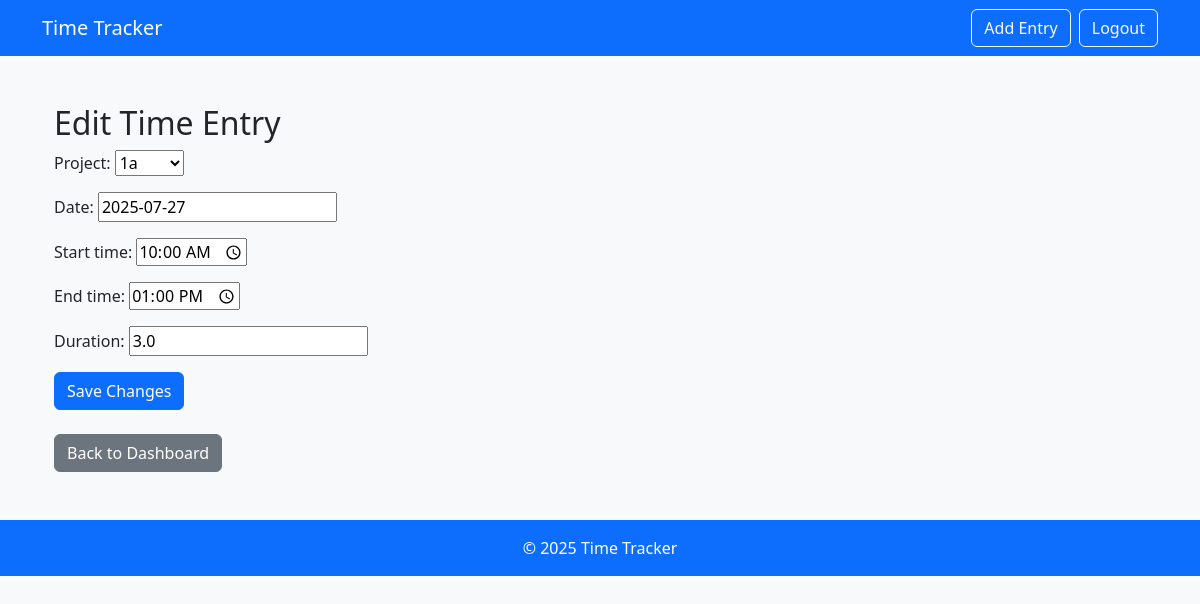
/edit/5/ (signed in), run on the app's committed database.
### tracker/models.py (models this page shows, shortened)
class TimeEntry(models.Model):
    user = models.ForeignKey(User, on_delete=models.CASCADE)
    project =models.ForeignKey(Project, on_delete=models.CASCADE)
    date = models.DateField(null=True, blank=True)
    start_time =models.TimeField()
    end_time = models.TimeField(null= True, blank= True)
    duration = models.FloatField(blank=True, null=True)

### tracker/views.py (the view)
# urls.py: path('edit/<int:entry_id>/', views.edit_time_entry, name='edit_time_entry'),
def edit_time_entry(request, entry_id):
    entry = get_object_or_404(TimeEntry, id=entry_id, user=request.user)
    if request.method == 'POST':
        form = TimeEntryForm(request.POST, instance=entry)
        if form.is_valid():
            entry = form.save(commit=False)
            if entry.start_time and entry.end_time:
                start = datetime.combine(datetime.today(), entry.start_time)
                end = datetime.combine(datetime.today(), entry.end_time)
                if end < start:
                    end += timedelta(days=1)
                duration = end - start
                entry.duration = round(duration.total_seconds() / 3600, 2)
            entry.save()
            entry.save()
            return redirect('dashboard')
    else:
        form = TimeEntryForm(instance=entry)
    return render(request, 'edit_time_entry.html', {'form': form})

### tracker/forms.py
class TimeEntryForm(forms.ModelForm):
    class Meta:
        model = TimeEntry
        fields = ['project', 'date','start_time', 'end_time','duration']
        widgets = {
            'start_time': forms.TimeInput(attrs={'type': 'time'}),
            'end_time': forms.TimeInput(attrs={'type': 'time'}),
        }

### tracker/models.py (called while the page is built)
    def __str__(self):
        return self.name

### tracker/templates/edit_time_entry.html (shortened to what this page needs)
{% extends 'base.html' %}
{% block content %}
  <div class="container mt-5">
    <h2>Edit Time Entry</h2>
    <form method="post">
      {{ form.as_p }}
      <button type="submit" class="btn btn-primary">Save Changes</button>
    </form>
    <br>
    <a href="{% url 'dashboard' %}" class="btn btn-secondary">Back to Dashboard</a>
  </div>
{% endblock %}

### data on the page
TimeEntry: project "1a", date "2025-07-27", start_time "10:00:00", end_time "13:00:00", duration "3.0"
